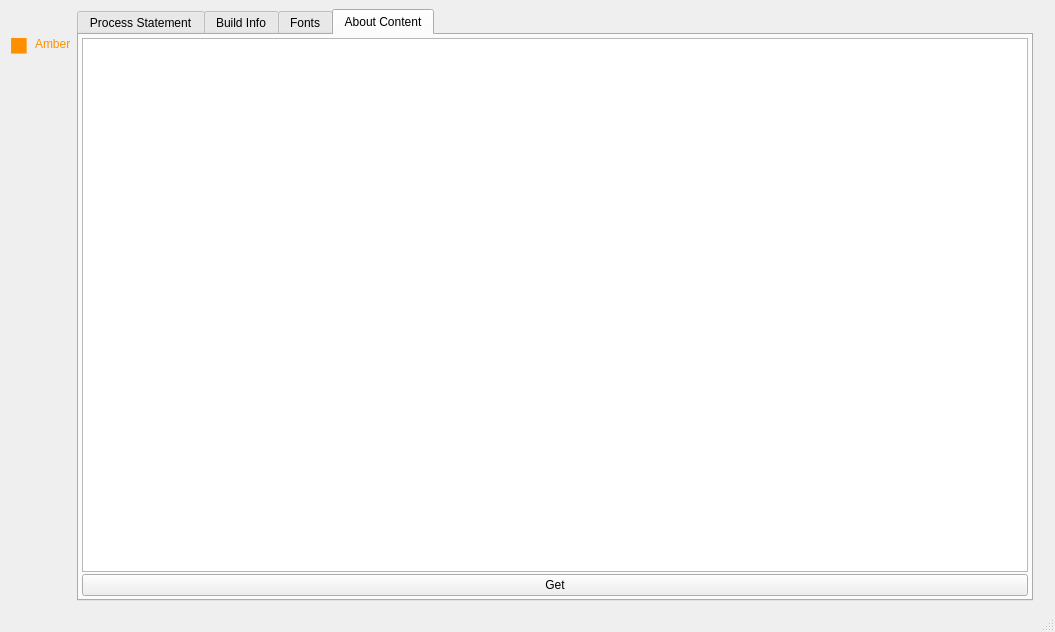
<?xml version="1.0" encoding="UTF-8"?>
<ui version="4.0">
 <class>DebugInterface</class>
 <widget class="QMainWindow" name="DebugInterface">
  <property name="geometry">
   <rect>
    <x>0</x>
    <y>0</y>
    <width>1055</width>
    <height>632</height>
   </rect>
  </property>
  <property name="windowTitle">
   <string>Debugging Tools</string>
  </property>
  <widget class="QWidget" name="centralwidget">
   <layout class="QHBoxLayout" name="horizontalLayout_2">
    <item>
     <layout class="QVBoxLayout" name="verticalLayout">
      <item>
       <widget class="QLabel" name="label">
        <property name="text">
         <string/>
        </property>
        <property name="pixmap">
         <pixmap resource="resources.qrc">:/pics/resources/pics/Beacon.png</pixmap>
        </property>
       </widget>
      </item>
      <item>
       <layout class="QHBoxLayout" name="horizontalLayout">
        <item>
         <widget class="QLabel" name="ColorLabel">
          <property name="sizePolicy">
           <sizepolicy hsizetype="Fixed" vsizetype="Fixed">
            <horstretch>0</horstretch>
            <verstretch>0</verstretch>
           </sizepolicy>
          </property>
          <property name="font">
           <font>
            <pointsize>18</pointsize>
            <italic>true</italic>
           </font>
          </property>
          <property name="statusTip">
           <string>#FE8F01</string>
          </property>
          <property name="whatsThis">
           <string>#FE8F01</string>
          </property>
          <property name="styleSheet">
           <string notr="true">color: rgb(254, 143, 1);</string>
          </property>
          <property name="text">
           <string>◼</string>
          </property>
         </widget>
        </item>
        <item>
         <widget class="QLabel" name="label_2">
          <property name="statusTip">
           <string>#FE8F01</string>
          </property>
          <property name="whatsThis">
           <string>#FE8F01</string>
          </property>
          <property name="styleSheet">
           <string notr="true">color: rgb(254, 143, 1);</string>
          </property>
          <property name="text">
           <string>Amber</string>
          </property>
         </widget>
        </item>
       </layout>
      </item>
      <item>
       <spacer name="verticalSpacer">
        <property name="orientation">
         <enum>Qt::Vertical</enum>
        </property>
        <property name="sizeHint" stdset="0">
         <size>
          <width>20</width>
          <height>40</height>
         </size>
        </property>
       </spacer>
      </item>
     </layout>
    </item>
    <item>
     <widget class="QTabWidget" name="tabWidget">
      <property name="currentIndex">
       <number>3</number>
      </property>
      <widget class="QWidget" name="ProcessInfo">
       <attribute name="title">
        <string>Process Statement</string>
       </attribute>
       <layout class="QGridLayout" name="gridLayout_3">
        <item row="0" column="0">
         <widget class="QTextBrowser" name="LibDisplay"/>
        </item>
       </layout>
      </widget>
      <widget class="QWidget" name="BuildInfo">
       <attribute name="title">
        <string>Build Info</string>
       </attribute>
       <layout class="QGridLayout" name="gridLayout">
        <item row="0" column="1">
         <widget class="QTextBrowser" name="BuildInfoDisplay"/>
        </item>
       </layout>
      </widget>
      <widget class="QWidget" name="Fonts">
       <attribute name="title">
        <string>Fonts</string>
       </attribute>
       <layout class="QGridLayout" name="gridLayout_2">
        <item row="0" column="0">
         <widget class="QTextBrowser" name="FontDisplay"/>
        </item>
       </layout>
      </widget>
      <widget class="QWidget" name="AboutContent">
       <attribute name="title">
        <string>About Content</string>
       </attribute>
       <layout class="QGridLayout" name="gridLayout_4">
        <property name="leftMargin">
         <number>3</number>
        </property>
        <property name="topMargin">
         <number>3</number>
        </property>
        <property name="rightMargin">
         <number>3</number>
        </property>
        <property name="bottomMargin">
         <number>3</number>
        </property>
        <property name="spacing">
         <number>2</number>
        </property>
        <item row="0" column="0">
         <widget class="QTextBrowser" name="AboutContentDisplay"/>
        </item>
        <item row="1" column="0">
         <widget class="QPushButton" name="GetAbout">
          <property name="text">
           <string>Get</string>
          </property>
         </widget>
        </item>
       </layout>
      </widget>
     </widget>
    </item>
    <item>
     <widget class="QLabel" name="label_3">
      <property name="text">
       <string/>
      </property>
      <property name="pixmap">
       <pixmap resource="resources.qrc">:/pics/resources/pics/Author.png</pixmap>
      </property>
     </widget>
    </item>
   </layout>
  </widget>
  <widget class="QStatusBar" name="statusbar">
   <property name="sizeGripEnabled">
    <bool>true</bool>
   </property>
  </widget>
 </widget>
 <resources>
  <include location="resources.qrc"/>
 </resources>
 <connections/>
</ui>
